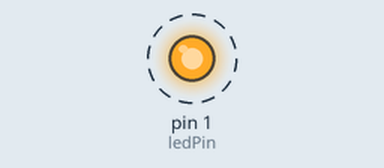
Recording of a sketch running on a simulated Arduino Uno, built with avr-gcc and run on an emulated ATmega328P. Shown: output pins drawn as LEDs (lit = HIGH). Dashed ring = blinking.

Above: at 2.4 s.
Timing chart, 0 to 5.0 s (numbered marks = the images above):
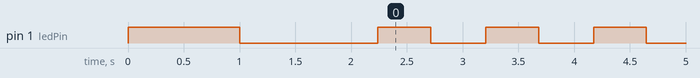

The sketch:

ledPwd.ino
```cpp
int ledPin = 1;
int rampTime = 2;
void setup() {
  // put your setup code here, to run once:

pinMode(ledPin, OUTPUT); //LED on Model A

digitalWrite(ledPin, HIGH);
  delay(1000);               // wait for a second
  digitalWrite(ledPin, LOW);
  delay(1000);

  for(int i = 0; i<255; i++)
    {
      analogWrite(ledPin, i);

    }

}

void loop() {
  // put your main code here, to run repeatedly:
  //int i = 0;
  for(int i = 10; i<245; i++)
    {
      analogWrite(ledPin, i);
      delay(2);

    }
  for(int i = 245; i>0; i--)
    {
      analogWrite(ledPin, i);
      delay(2);
    }

}
```

Measured:
- by itself, pin 1 (ledPin): repeats every 0.97 s: HIGH 0.47 s, LOW 0.49 s
